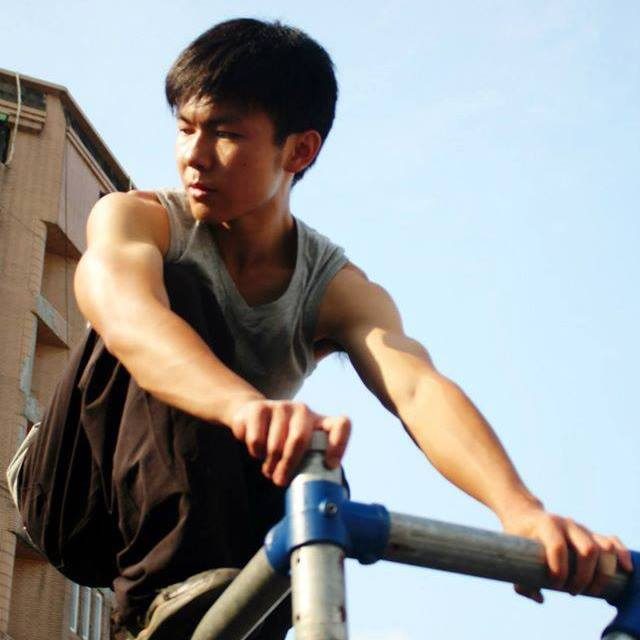
//> input picture Homework/Noise_image/shouzo.jpg, 640 x 640 px
$ ./Noise   (built with g++ and OpenCV 4)
//> lines starting //> are read from the running program, lines starting //| are printed output that depends on the picture
#include <iostream>
#include<opencv2/imgproc/imgproc.hpp>
#include <opencv2/highgui/highgui.hpp>
#include <opencv2/core/core.hpp>

using namespace std;
using namespace cv;


// "胡椒鹽雜訊"副程式
void Add_salt_pepper_Noise(Mat &srcArr, float pa, float pb )
{
	RNG rng;	// rand number generate
    int amount1 = srcArr.rows*srcArr.cols*pa;
    int amount2 = srcArr.rows*srcArr.cols*pb;
    for(int counter=0; counter<amount1; ++counter)
    {

     srcArr.at<uchar>(rng.uniform( 0,srcArr.rows), rng.uniform(0, srcArr.cols)) = 0;

    }
     for (int counter=0; counter<amount2; ++counter)
     {
     	srcArr.at<uchar>(rng.uniform(0,srcArr.rows), rng.uniform(0,srcArr.cols)) = 255;
     }
}


// "增加高斯雜訊"副程式
void Add_gaussian_Noise(Mat &srcArr,double mean,double sigma)
{
    Mat NoiseArr = srcArr.clone();
    RNG rng;	// rand number generate
    rng.fill(NoiseArr, RNG::NORMAL, mean,sigma);	// 產生高斯雜訊矩陣

    add(srcArr, NoiseArr, srcArr); // 矩陣"srcArr + NoiseArr -> srcArr"：向 srcArr 增加高斯雜訊
}


//  主程式
int main(int argc, char *argv[])
{
    Mat srcArr;

	if (argc<=1)
	 {   srcArr = imread("shouzo.jpg"); }
//> srcArr is the input picture: 640 rows x 640 cols, CV_8UC3; mean B, G, R 153.4, 153.7, 153

	else if (argc>=2)
	 {   srcArr = imread(argv[1]);}

	cvtColor(srcArr,srcArr, CV_RGB2GRAY,1);	// 先將原圖進行灰階處理
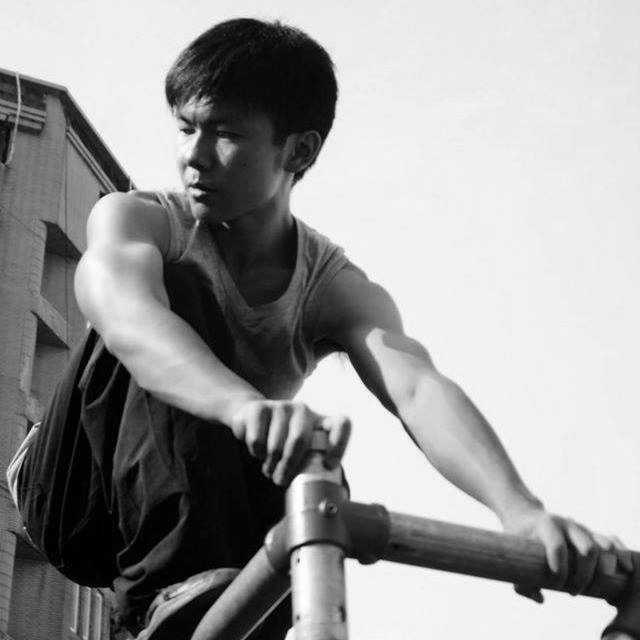
//> srcArr: 640 rows x 640 cols, CV_8UC1; min 0, max 255, mean 153.5
	imshow("The original Image", srcArr);
	imwrite("The original Image.jpg", srcArr);

	Mat srcArr1 = srcArr.clone();
	Mat srcArr2 = srcArr.clone();


	float sigma, mean, pa, pb;
	cout<<"請分別輸入'胡椒鹽雜訊'的處理參數 pa 和 pb：";
	cin>>pa>>pb;		// 輸入"胡椒鹽雜訊"的處理參數
//> the answer given: 2 2

	cout<<"請分別輸入'高斯雜訊'的處理參數 sigma 和 mean：";
	cin>>sigma>>mean;	// 輸入"高斯雜訊"的處理參數
//> the answer given: 2 2


	// 使用"胡椒鹽雜訊"進行影像處理
	Add_salt_pepper_Noise(srcArr1, pa, pb);
//> after the loop in Add_salt_pepper_Noise, `for(int counter=0; counter<amount1; ++counter)`:
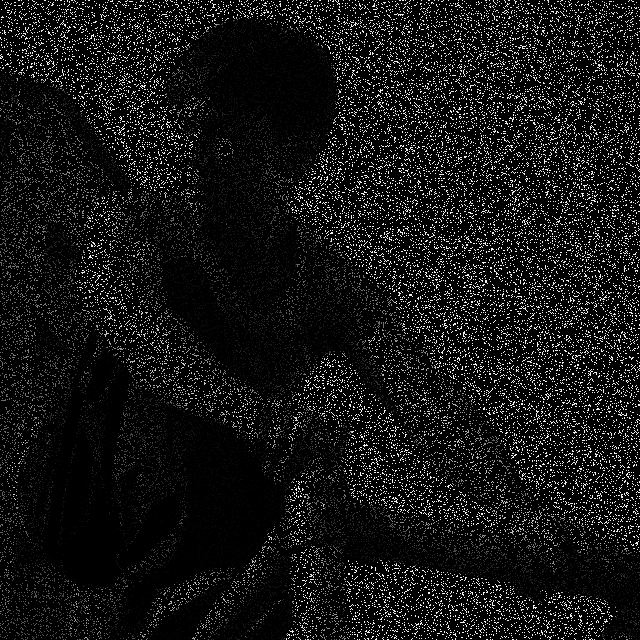
//> srcArr: 640 rows x 640 cols, CV_8UC1; min 0, max 255, mean 20.7
//> after the loop in Add_salt_pepper_Noise, `for (int counter=0; counter<amount2; ++counter)`:
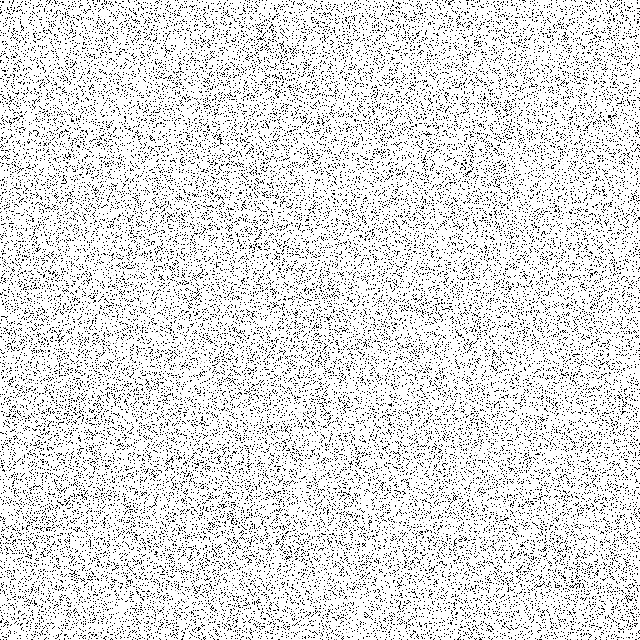
//> srcArr: 640 rows x 640 cols, CV_8UC1; min 0, max 255, mean 223.2
	imshow("Add salt and pepper noise to image ", srcArr1);
	imwrite("salt&pepper-noise-image.jpg", srcArr1);


 	// 輸入"高斯雜訊"進行影像處理
	Add_gaussian_Noise(srcArr2, mean, sigma);
//> in Add_gaussian_Noise, `rng.fill(NoiseArr, RNG::NORMAL, mean,sigma);`:
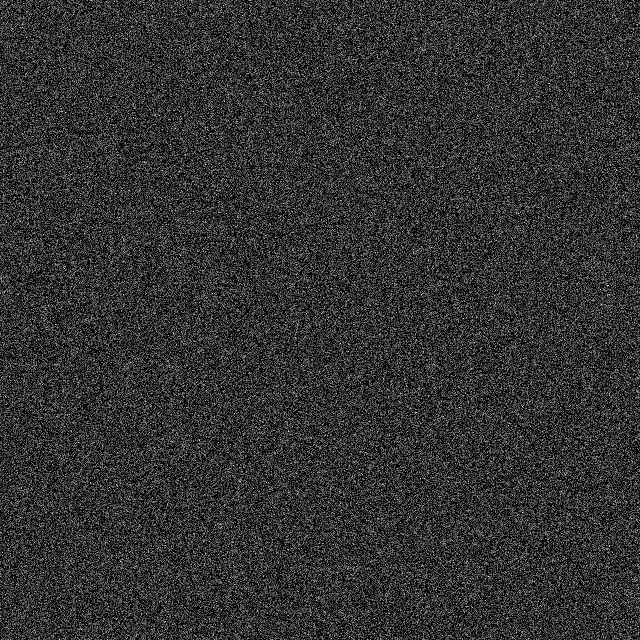
//> NoiseArr: 640 rows x 640 cols, CV_8UC1; min 0, max 11, mean 2.16; drawn with min black and max white
	imshow("Add gaussian noise to image", srcArr2);
	imwrite("gaussian-noise-image.jpg", srcArr2);


	waitKey(0);
	return 0;
}
